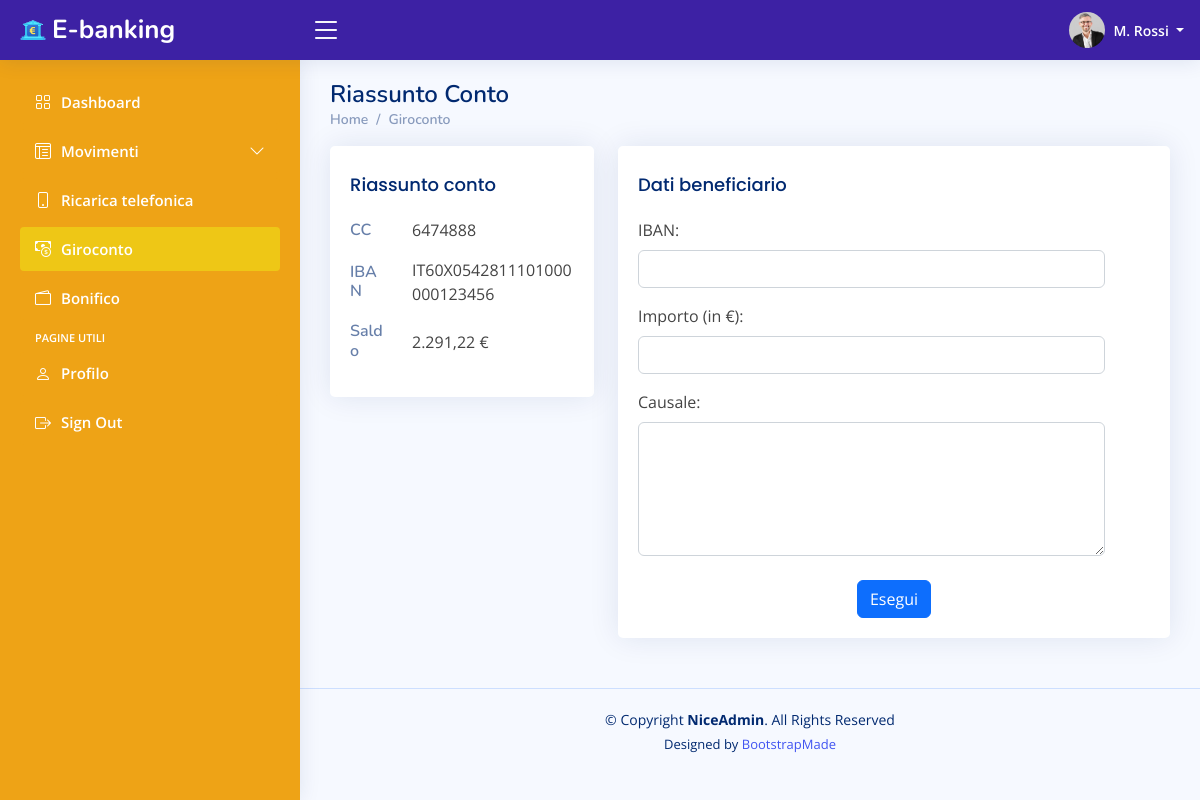
The app's page /giroconto.php (signed in) with its own data.
### tables this page shows
CREATE TABLE `tconticorrenti` (
  `ContoCorrenteID` int(11) NOT NULL,
  `CodiceTitolare` int(11) NOT NULL,
  `Password` text NOT NULL,
  `IBAN` text NOT NULL,
  `Email` text NOT NULL,
  `NomeTitolare` text NOT NULL,
  `Professione` text NOT NULL,
  `Paese` text NOT NULL,
  `Indirizzo` text NOT NULL,
  `CAP` text NOT NULL,
  `Telefono` text NOT NULL,
  `ImmagineProfilo` text NOT NULL
);

CREATE TABLE `tmovimenticonto` (
  `MovimentoID` int(11) NOT NULL,
  `ContoCorrenteID` int(11) NOT NULL,
  `Data` date NOT NULL DEFAULT current_timestamp(),
  `Importo` float NOT NULL,
  `Saldo` float NOT NULL,
  `CategoriaMovimentoID` int(11) NOT NULL,
  `Stato` text NOT NULL,
  `DescrizioneEstesa` text NOT NULL
);

### giroconto.php (the view, shortened to what this page needs)
<!DOCTYPE html>
<html lang="en">
<head>
    <link href="assets/vendor/bootstrap/css/bootstrap.min.css" rel="stylesheet">
    <link href="assets/vendor/bootstrap-icons/bootstrap-icons.css" rel="stylesheet">
    <link href="assets/vendor/boxicons/css/boxicons.min.css" rel="stylesheet">
    <link href="assets/vendor/quill/quill.snow.css" rel="stylesheet">
    <link href="assets/vendor/quill/quill.bubble.css" rel="stylesheet">
    <link href="assets/vendor/remixicon/remixicon.css" rel="stylesheet">
    <link href="assets/vendor/simple-datatables/style.css" rel="stylesheet">
    <link rel="stylesheet" type="text/css" href="https://cdn.datatables.net/1.13.1/css/jquery.dataTables.css">
    <link href="assets/css/style.css" rel="stylesheet">
</head>
<body>
    <?php include "parts/header.php"; ?>
    <?php include "parts/sidebar.php"; ?>
    <main id="main" class="main">
        <div class="pagetitle">
            <h1>Riassunto Conto</h1>
            <nav>
                <ol class="breadcrumb">
                    <li class="breadcrumb-item"><a href="index.php">Home</a></li>
                    <li class="breadcrumb-item">Giroconto</li>
                </ol>
            </nav>
        </div>
        <section class="section giroconto">
            <div class="row">
                <div class="col-lg-4">
                    <div class="card">
                        <div class="card-body info-card">
                            <h5 class="card-title mt-2">Riassunto conto</h5>
                            <div class="row align-items-center mb-3">
                                <h6 class="col-md-4 col-lg-3 mb-0">CC</h6>
                                <div class="col-md-8 col-lg-9">
                                    <p class="mb-0"><?php echo $result["CodiceTitolare"]; ?></p>
                                </div>
                            </div>
                            <div class="row align-items-center mb-3">
                                <h6 class="col-md-4 col-lg-3 mb-0">IBAN</h6>
                                <div class="col-md-8 col-lg-9">
                                    <p class="mb-0"><?php echo $result["IBAN"]; ?></p>
                                </div>
                            </div>
                            <div class="row align-items-center mb-3">
                                <h6 class="col-md-4 col-lg-3 mb-0">Saldo</h6>
                                <div class="col-md-8 col-lg-9">
                                    <?php
                                    $idConto = $_SESSION["ContoID"];
                                    $sql2 = "SELECT * FROM TMovimentiConto WHERE ContoCorrenteID = $idConto ORDER BY Data DESC LIMIT 1";
                                    $query2 = mysqli_query($conn, $sql2);
                                    if (mysqli_num_rows($query) === 1) {
                                        $result2 = mysqli_fetch_assoc($query2);
                                    }
                                    ?>
                                    <p class="mb-0"><?php echo number_format($result2["Saldo"], 2, ",", "."); ?> €</p>
                                </div>
                            </div>
                        </div>
                    </div>
                </div>
                <div class="col-lg-8">
                    <div class="card">
                        <div class="card-body info-card">
                            <form method="post" action="assets/includes/checkGiroconto.inc.php">
                                <h5 class="card-title mt-2">Dati beneficiario</h5>
                                <div class="row align-items-center">
                                    <div class="col-md-11">
                                        <label for="iban" class="form-label">IBAN:</label>
                                        <input type="text" name="iban" id="iban" class="form-control mb-3">
                                    </div>
                                </div>
                                <div class="row align-items-center">
                                    <div class="col-md-11">
                                        <label for="importo" class="form-label">Importo (in €):</label>
                                        <input type="text" name="importo" id="importo" class="form-control mb-3">
                                    </div>
                                </div>
                                <div class="row align-items-center">
                                    <div class="col-md-11">
                                        <label for="causaleGiroconto" class="form-label">Causale:</label>
                                        <textarea class="form-control mb-4" name="causale" id="causaleGiroconto" cols="10" rows="5"></textarea>
                                    </div>
                                </div>
                                <div class="text-center">
                                    <button type="submit" name="sendGiroconto" class="btn btn-primary">Esegui</button>
                                </div>
                            </form>
                        </div>
                    </div>
                </div>
            </div>
        </section>
    </main>
    <?php include "parts/footer.php"; ?>
</body>
</html>

### parts/header.php (shortened to what this page needs)
<header id="header" class="header fixed-top d-flex align-items-center">
    <div class="d-flex align-items-center justify-content-between">
        <a href="index.php" class="logo d-flex align-items-center">
            <img src="assets/img/logo_.png" alt="">
            <span class="d-none d-lg-block">E-banking</span>
        </a>
        <i class="bi bi-list toggle-sidebar-btn"></i>
    </div>
    <nav class="header-nav ms-auto">
        <ul class="d-flex align-items-center">
            <?php
            $idConto = $_SESSION["ContoID"];
            $conn = openCon();
            $sql = "SELECT * FROM TContiCorrenti WHERE ContoCorrenteID = $idConto;";
            $query = mysqli_query($conn, $sql);
            if (mysqli_num_rows($query) === 1) {
                $result = mysqli_fetch_assoc($query);
            }
            ?>
            <li class="nav-item dropdown pe-3">
                <a class="nav-link nav-profile d-flex align-items-center pe-0" href="#" data-bs-toggle="dropdown">
                    <img src="assets/img/profili/<?php echo $result["ImmagineProfilo"]; ?>" alt="Profile" class="rounded-circle">
                    <span class="d-none d-md-block dropdown-toggle ps-2">
                        <?php echo explode(" ", $result["NomeTitolare"])[0][0] . ". " . explode(" ", $result["NomeTitolare"])[1]; ?>
                    </span>
                </a>
            </li>
        </ul>
    </nav>
</header>

### assets/css/style.css (style rules this page uses)
:root { scroll-behavior: smooth; }
body { font-family: "Open Sans", sans-serif; background: #f6f9ff; color: #444444; }
a { color: #4154f1; text-decoration: none; }
h1, h2, h3, h4, h5, h6 { font-family: "Nunito", sans-serif; }
#main { margin-top: 60px; padding: 20px 30px; transition: all 0.3s; }
.pagetitle { margin-bottom: 10px; }
.pagetitle h1 { font-size: 24px; margin-bottom: 0; font-weight: 600; color: #012970; }
.card { margin-bottom: 30px; border: none; border-radius: 5px; box-shadow: 0px 0 30px rgba(1, 41, 112, 0.1); }
.card-title { padding: 20px 0 15px 0; font-size: 18px; font-weight: 500; color: #012970; font-family: "Poppins", sans-serif; }
.card-body { padding: 0 20px 20px 20px; }
.breadcrumb { font-size: 14px; font-family: "Nunito", sans-serif; color: #899bbd; font-weight: 600; }
.breadcrumb a { color: #899bbd; transition: 0.3s; }
.breadcrumb .breadcrumb-item::before { color: #899bbd; }
.logo { line-height: 1; }
@media (min-width: 1200px) { .logo { width: 280px; } }
.logo img { max-height: 26px; margin-right: 6px; }
.logo span { font-size: 26px; font-weight: 700; color: #fff; font-family: "Nunito", sans-serif; }
.header { transition: all 0.5s; z-index: 997; height: 60px; box-shadow: 0px 2px 20px rgba(1, 41, 112, 0.1); background-color: #3D21A4; padding-left: 20px; }
.header .toggle-sidebar-btn { font-size: 32px; padding-left: 10px; cursor: pointer; color: #fff; }
.header-nav ul { list-style: none; }
.header-nav>ul { margin: 0; padding: 0; }
.header-nav .nav-profile { color: #fff; }
.header-nav .nav-profile img { max-height: 36px; }
.header-nav .nav-profile span { font-size: 14px; font-weight: 600; }
@media (min-width: 1200px) { #main, #footer { margin-left: 300px; } }
.profile .profile-overview .label, .giroconto .info-card h6 { font-weight: 600; color: rgba(1, 41, 112, 0.6); }

### records on screen
tconticorrenti: ImmagineProfilo (picture), NomeTitolare "M", NomeTitolare "Rossi", CodiceTitolare "6474888", IBAN "IT60X0542811101000000123456"
tmovimenticonto: Saldo "2.291,22"
